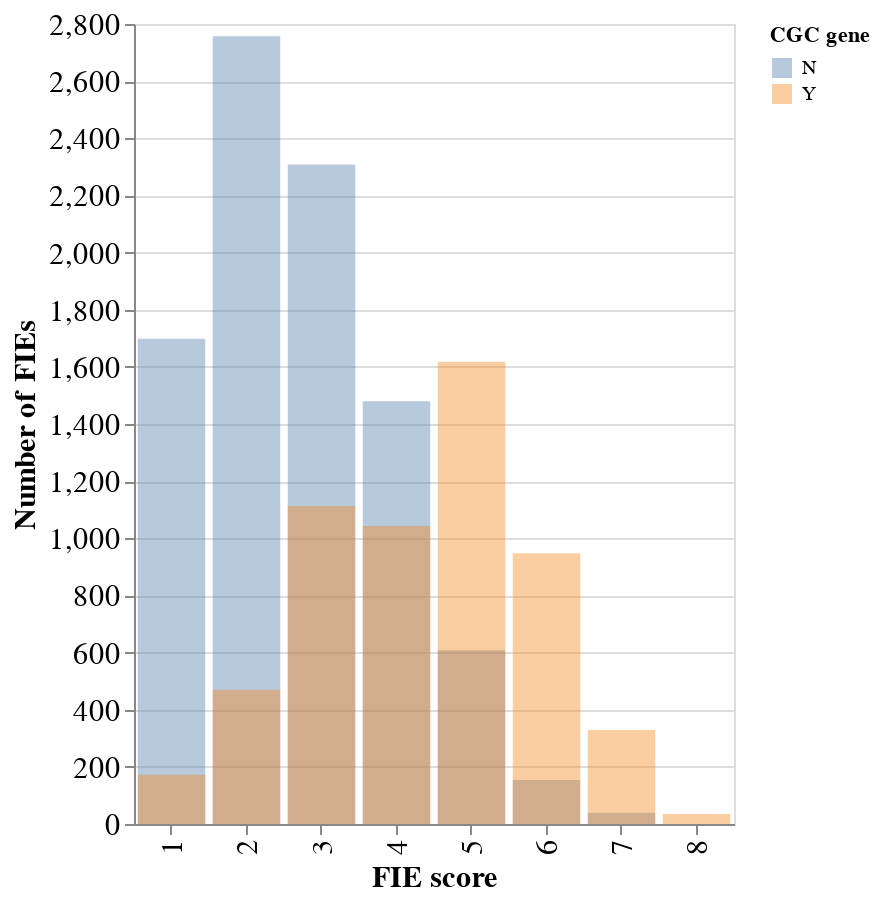

Source (notebook cell):
### Code cell
# FIE distribution CGC Y/N
# TCGA pancancer
# df_plot = df_scores[df_scores.data_type=='TCGA']
# TxP
df_plot = df_scores

# All with cols
base = alt.Chart(df_plot)

chart = base.mark_bar(opacity = 0.4).encode(
    alt.X('NFE_SCORE_D_MF_H:O', axis=alt.Axis( title='FIE score') ),
    alt.Y('NUM_FIES:Q', stack=None, axis=alt.Axis( title='Number of FIEs') ),
    alt.Color('CGC:N', legend=alt.Legend(title="CGC gene"))
    # alt.Column('data_type:N')
).properties(
    width=300,
    height=400).configure_axis(
    labelFontSize=15,
    titleFontSize=15
)

chart.configure_header(
    titleColor='black',
    titleFontSize=19,
    labelColor='grey',
    labelFontSize=19)

# chart

### Figure 1 — Vega-Lite specification as saved in the notebook (floating-point values rounded to 4 significant figures)
{"config": {"view": {"continuousWidth": 300, "continuousHeight": 300}, "axis": {"labelFontSize": 15, "titleFontSize": 15}, "header": {"labelColor": "grey", "labelFontSize": 19, "titleColor": "black", "titleFontSize": 19}}, "data": {"name": "data-19a8bc4e79cdcb1879c87665aca27cc4"}, "mark": {"type": "bar", "opacity": 0.4}, "encoding": {"color": {"field": "CGC", "legend": {"title": "CGC gene"}, "type": "nominal"}, "x": {"axis": {"title": "FIE score"}, "field": "NFE_SCORE_D_MF_H", "type": "ordinal"}, "y": {"axis": {"title": "Number of FIEs"}, "field": "NUM_FIES", "stack": null, "type": "quantitative"}}, "height": 400, "width": 300, "$schema": "https://vega.github.io/schema/vega-lite/v5.15.1.json", "datasets": {"data-19a8bc4e79cdcb1879c87665aca27cc4": [{"DATA_SOURCE": "TCGA", "TXP": "N", "SCORE_THRESHOLD": "ANY", "CGC": "N", "NFE_SCORE_D_MF_H": 1, "NUM_FIES": 1698, "NUM_ROWS": 1698}, {"DATA_SOURCE": "TCGA", "TXP": "N", "SCORE_THRESHOLD": "ANY", "CGC": "N", "NFE_SCORE_D_MF_H": 2, "NUM_FIES": 2757, "NUM_ROWS": 2757}, {"DATA_SOURCE": "TCGA", "TXP": "N", "SCORE_THRESHOLD": "ANY", "CGC": "N", "NFE_SCORE_D_MF_H": 3, "NUM_FIES": 2308, "NUM_ROWS": 2308}, {"DATA_SOURCE": "TCGA", "TXP": "N", "SCORE_THRESHOLD": "ANY", "CGC": "N", "NFE_SCORE_D_MF_H": 4, "NUM_FIES": 1480, "NUM_ROWS": 1480}, {"DATA_SOURCE": "TCGA", "TXP": "N", "SCORE_THRESHOLD": "ANY", "CGC": "N", "NFE_SCORE_D_MF_H": 5, "NUM_FIES": 608, "NUM_ROWS": 608}, {"DATA_SOURCE": "TCGA", "TXP": "N", "SCORE_THRESHOLD": "ANY", "CGC": "N", "NFE_SCORE_D_MF_H": 6, "NUM_FIES": 154, "NUM_ROWS": 154}, {"DATA_SOURCE": "TCGA", "TXP": "N", "SCORE_THRESHOLD": "ANY", "CGC": "N", "NFE_SCORE_D_MF_H": 7, "NUM_FIES": 39, "NUM_ROWS": 39}, {"DATA_SOURCE": "TCGA", "TXP": "N", "SCORE_THRESHOLD": "ANY", "CGC": "Y", "NFE_SCORE_D_MF_H": 1, "NUM_FIES": 172, "NUM_ROWS": 172}, {"DATA_SOURCE": "TCGA", "TXP": "N", "SCORE_THRESHOLD": "ANY", "CGC": "Y", "NFE_SCORE_D_MF_H": 2, "NUM_FIES": 470, "NUM_ROWS": 470}, {"DATA_SOURCE": "TCGA", "TXP": "N", "SCORE_THRESHOLD": "ANY", "CGC": "Y", "NFE_SCORE_D_MF_H": 3, "NUM_FIES": 1113, "NUM_ROWS": 1113}, {"DATA_SOURCE": "TCGA", "TXP": "N", "SCORE_THRESHOLD": "ANY", "CGC": "Y", "NFE_SCORE_D_MF_H": 4, "NUM_FIES": 1043, "NUM_ROWS": 1043}, {"DATA_SOURCE": "TCGA", "TXP": "N", "SCORE_THRESHOLD": "ANY", "CGC": "Y", "NFE_SCORE_D_MF_H": 5, "NUM_FIES": 1618, "NUM_ROWS": 1618}, {"DATA_SOURCE": "TCGA", "TXP": "N", "SCORE_THRESHOLD": "ANY", "CGC": "Y", "NFE_SCORE_D_MF_H": 6, "NUM_FIES": 948, "NUM_ROWS": 948}, {"DATA_SOURCE": "TCGA", "TXP": "N", "SCORE_THRESHOLD": "ANY", "CGC": "Y", "NFE_SCORE_D_MF_H": 7, "NUM_FIES": 329, "NUM_ROWS": 329}, {"DATA_SOURCE": "TCGA", "TXP": "N", "SCORE_THRESHOLD": "ANY", "CGC": "Y", "NFE_SCORE_D_MF_H": 8, "NUM_FIES": 35, "NUM_ROWS": 35}]}}
